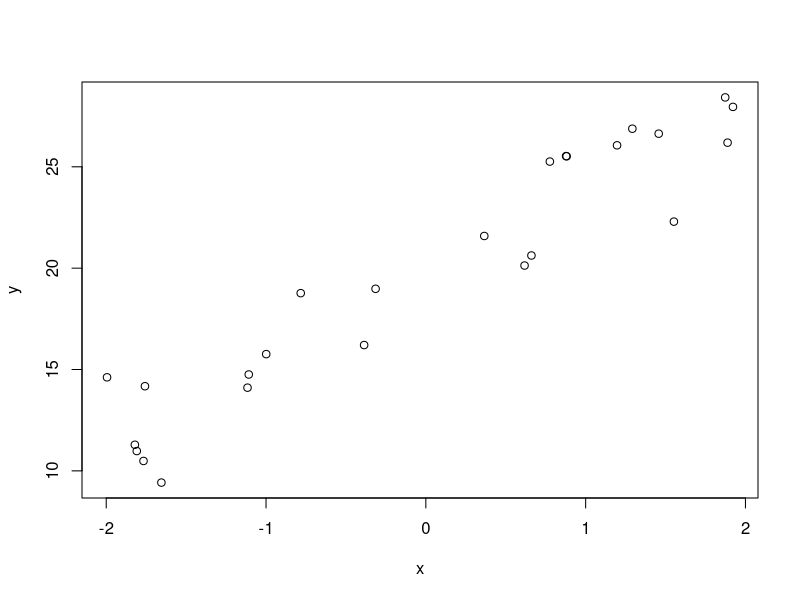
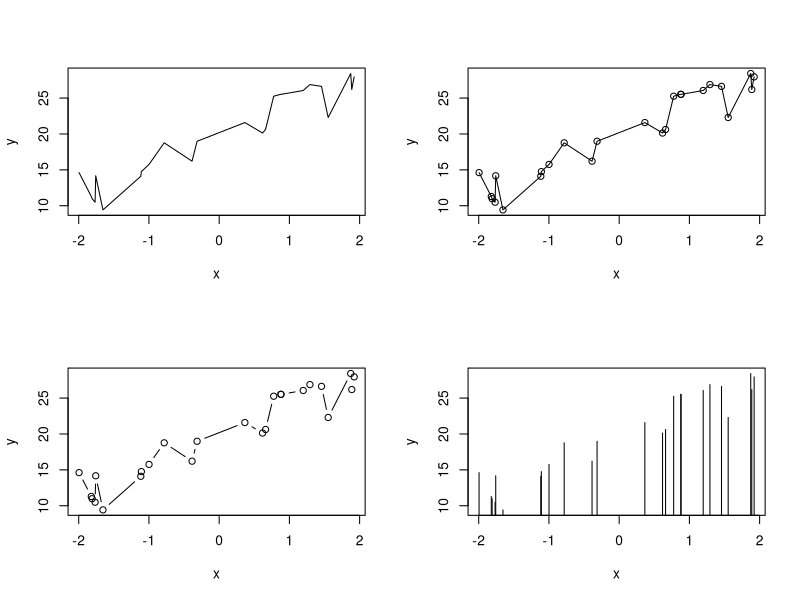
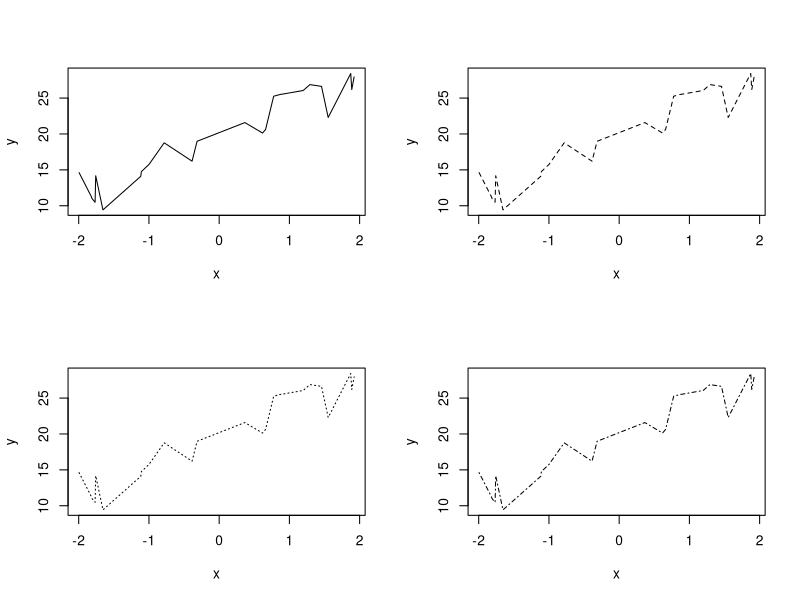
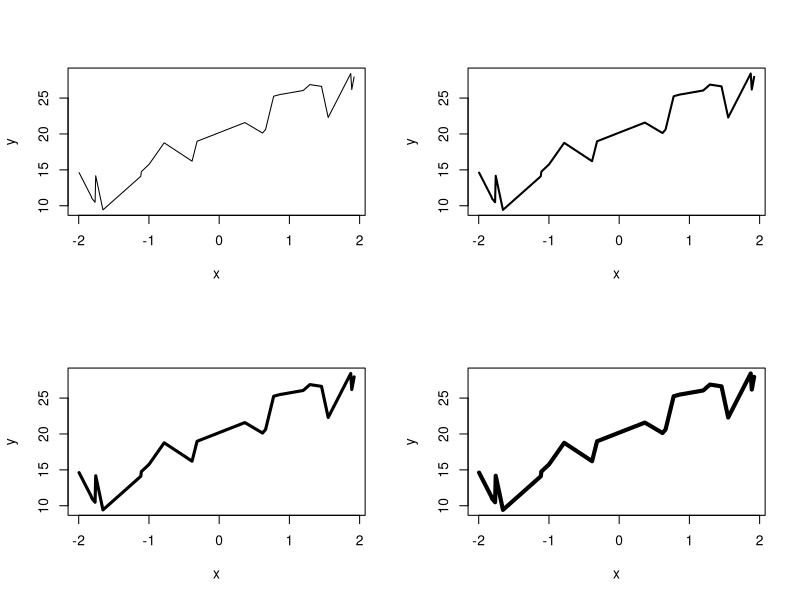
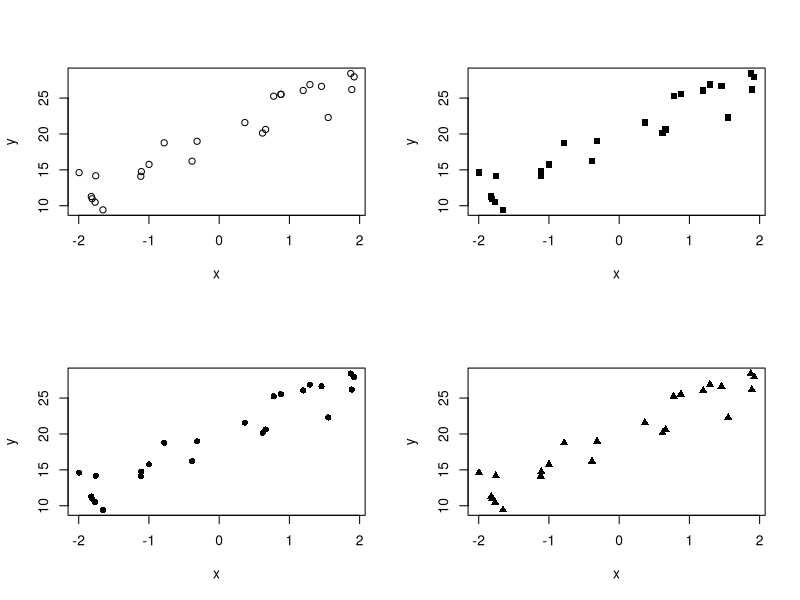
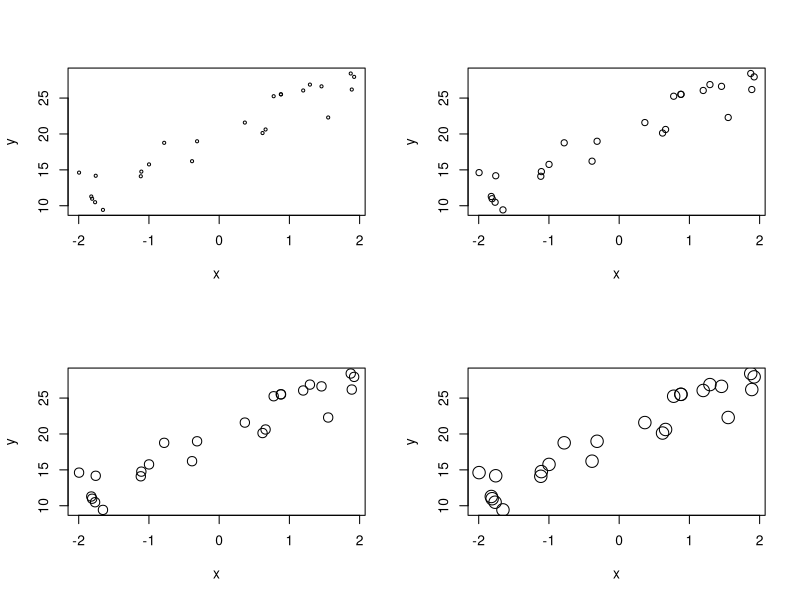
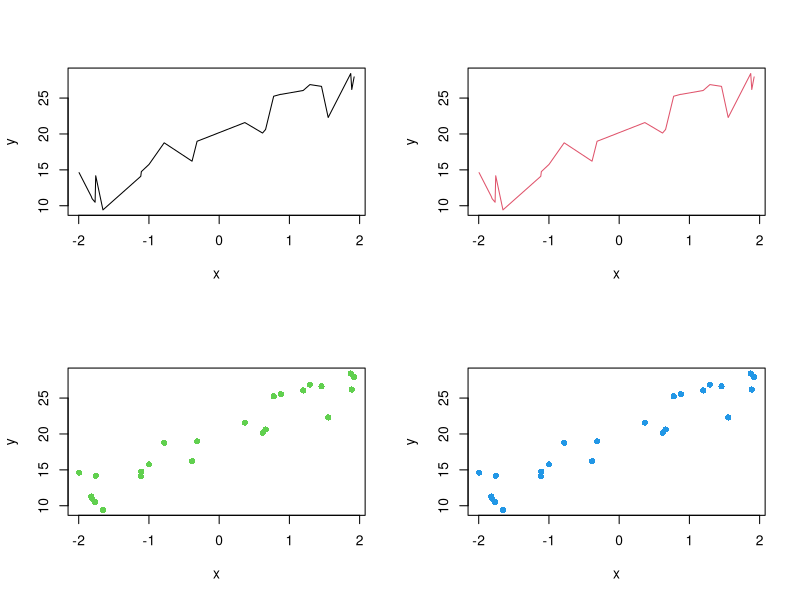

Here is the R script that generated these plots, in order:
## ---- chunk 1
knitr::opts_chunk$set(echo = TRUE)
## ---- chunk 2
birds <- read.csv("birds.csv", header = TRUE)

## ---- chunk 3
str(birds)
## ---- chunk 4
head(birds, 8)
## ---- chunk 5
birds$AMRO
## ---- chunk 6
max(birds[,5])
# We can actually accomplish this another way
max(birds$AMRO)
## ---- chunk 7
sum(birds[,5])
# or
sum(birds$AMRO)
## ---- chunk 8
sum(birds[,5]>0)
## ---- chunk 9
greaterthan0 <- birds[,5]>0 
greaterthan0
# To find the total we use sum
sum(greaterthan0)
## ---- chunk 10
sum(birds$BHGR == 5) # Note you need to put two "="
## ---- chunk 11
max(birds[,"BHGR"][birds$AMGO >0 | birds$AMRO >0 | birds$BCCH > 0])
# We get an NA for the answer because the data contains NA. To ignore that we can do this:
max(birds[,"BHGR"][birds$AMGO >0 | birds$AMRO >0 | birds$BCCH >0], na.rm = T)
## ---- chunk 12
is.na(birds[,4]) # False would be is there is actually a value

!is.na(birds[,4]) # Now false would be is there is no value
## ---- chunk 13
# All rows and colums 4 through 10
birds.new <- birds[,4:10] #OR
birds.new <- birds[,-c(1:3)] # Same
birds.new
# Plots where SUB is AL and all columns
birds.new <- birds[1:16,] # OR
birds.new <- birds[-c(17:32)] # Same
birds.new
## ---- chunk 14
# All rows and columns 4 through 10
birds.new <- subset(birds, select = AMGO:BHGR)
birds.new
# Plots wehre SUB is AL and all colums
birds.new <- subset(birds, subset=SUB == 'AL')
birds.new
## ---- chunk 15
(bird.max <- apply(birds[,4:10],2,max)) # We use #2 for col-wise apply
## We see the problems with the NA's again. 
# Here is how we can fix it
(bird.max <- apply(birds[4:10], 2, max, na.rm = TRUE)) 
## ---- chunk 16
(bird.sum <- apply(birds[,4:10], 1, sum, na.rm = TRUE)) # We use # 1 for row-wise apply
## ---- chunk 17
(bird.sum <-  apply(birds[,4:10] >0, 2, sum, na.rm = TRUE))
## ---- chunk 18
apply(X = birds[,4:10], MARGIN = 2, FUN = sum)
# OR
apply(birds[,4:10],2,sum)
# The two are the same
## ---- chunk 19
# Look at the names
row.names(birds)
colnames(birds)
## ---- chunk 20
birds$BLOCK <- as.factor(birds$BLOCK)
## ---- chunk 21
str(birds)
## ---- chunk 22
class(birds$BLOCK)
## ---- chunk 23
x <- sort(runif(25, -2,2))
y <- rnorm(25, 20 + 4.5*x, 2)
## ---- chunk 24
plot(x,y) 
## ---- chunk 25
par(mfrow = c(2,2))
plot(x,y, type = 'l')
plot(x,y, type = 'o')
plot(x,y, type = 'b')
plot(x,y, type = 'h')
## ---- chunk 26
par(mfrow=c(2,2))
plot(x,y, type = 'l', lty = 1)
plot(x,y, type = 'l', lty = 2)
plot(x,y, type = 'l', lty = 3)
plot(x,y, type = 'l', lty = 4)
## ---- chunk 27
par(mfrow=c(2,2))
plot(x,y,type='l', lty=1,lwd=1)
plot(x,y,type='l', lty=1,lwd=2)
plot(x,y,type='l', lty=1,lwd=3)
plot(x,y,type='l', lty=1,lwd=4)
## ---- chunk 28
par(mfrow=c(2,2))
plot(x,y,type='p', pch=1)
plot(x,y,type='p', pch=15)
plot(x,y,type='p', pch=16)
plot(x,y,type='p', pch=17)
## ---- chunk 29
par(mfrow=c(2,2))
plot(x,y,type='p', pch=1, cex=0.5)
plot(x,y,type='p', pch=1, cex=1)
plot(x,y,type='p', pch=1, cex=1.5)
plot(x,y,type='p', pch=1, cex=2)
## ---- chunk 30
par(mfrow=c(2,2))
plot(x,y,type='l', col=1)
plot(x,y,type='l', col=2)
plot(x,y,type='p', pch=16, col=3)
plot(x,y,type='p', pch=16, col=4)
